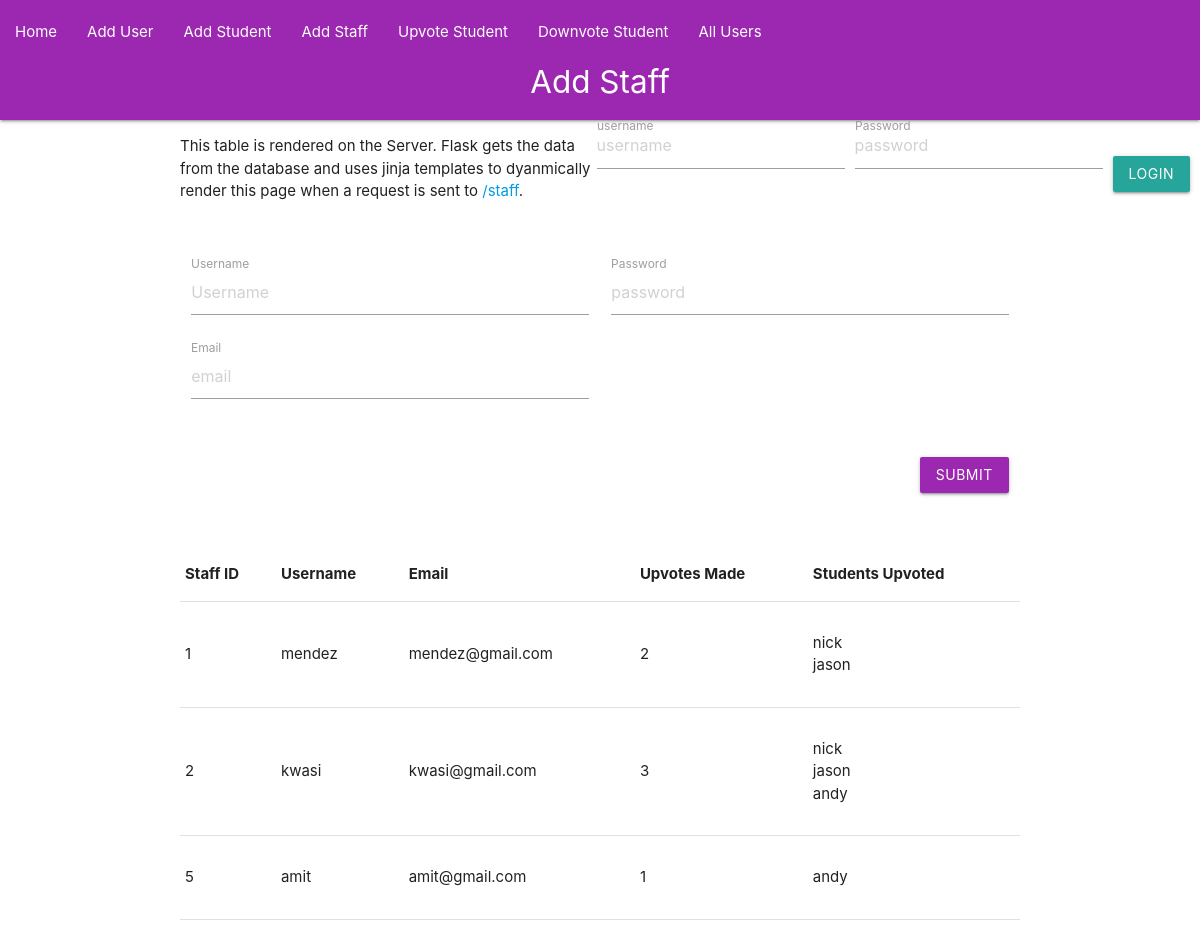
Page /staff on the earlier database version.
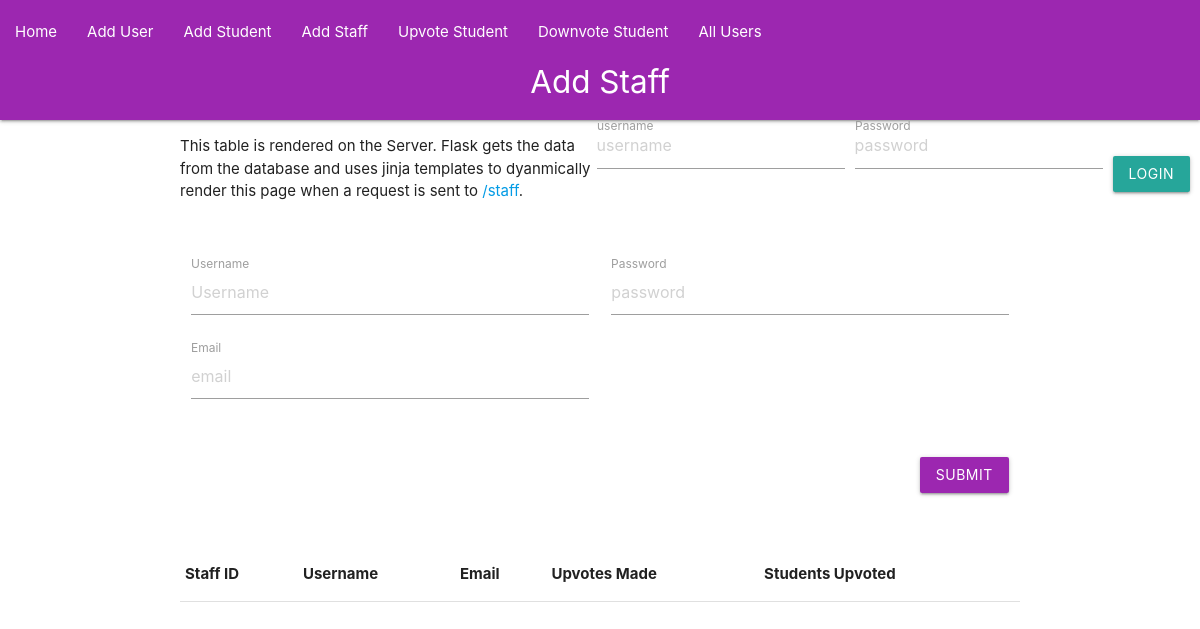
Same page on the later database version.
### App/models/staff.py (models this page shows, shortened)
class Staff(User):
    __tablename__ = "staff"
    id = db.Column(db.Integer, db.ForeignKey('user.id'), primary_key=True)
    username =  db.Column(db.String, nullable=False, unique=True)
    email = db.Column(db.String(120), nullable=False)
    upvotes_made = db.Column(db.Integer, default=0)
    upvote_list = db.relationship('Upvote', backref='staff', lazy=True)
    __mapper_args__ = {
        'polymorphic_identity': 'staff'
    }

### App/models/upvote.py (models this page shows, shortened)
class Upvote(db.Model):
    __tablename__ = "upvote"
    id = db.Column(db.Integer, primary_key=True)
    staffid = db.Column(db.Integer, db.ForeignKey('staff.id'), nullable=False)
    studentid = db.Column(db.Integer, db.ForeignKey('student.id'), nullable=False)
    staff_name = db.Column(db.String)
    student_name = db.Column(db.String)

### App/views/staff.py (the view)
@staff_views.route('/staff', methods=['GET'])
def get_staff_page():
    staff = get_all_staff()
    return render_template('staff.html', staff=staff)

### App/controllers/auth.py (called while the page is built)
def add_auth_context(app):
    @app.context_processor
    def inject_user():
        try:
            verify_jwt_in_request()
            username = get_jwt_identity()  # Now it correctly retrieves the username
            current_user = User.query.filter_by(username=username).one_or_none()
            is_authenticated = current_user is not None
        except Exception as e:
            print(e)
            is_authenticated = False
            current_user = None
        return dict(is_authenticated=is_authenticated, current_user=current_user)

### App/controllers/staff.py (called while the page is built)
def get_all_staff():
    return Staff.query.all()

### App/templates/staff.html (shortened to what this page needs)
{% extends "layout.html" %}
{% block page %}Add Staff{% endblock %}
{% block content %}
    <div class="row">
        <p>
            This table is rendered on the Server. Flask gets the data from the database and uses jinja templates to dyanmically render this page when a request is sent to <a href="/staff">/staff</a>.
        </p>
    </div>
    <div class="row">
      <form class="col s12" method="POST" action="/staff">
        <div class="row">
          <div class="input-field col s6">
            <input placeholder="Username" name="username" type="text" class="validate">
            <label for="username">Username</label>
          </div>
          <div class="input-field col s6">
            <input placeholder="password" name="password" type="password" class="validate">
            <label for="password">Password</label>
          </div>
          <div class="input-field col s6">
            <input placeholder="email" name="email" type="email" class="validate">
            <label for="email">Email</label>
          </div>
        </div>
        <div class="row">
          <div class="input-field col s12">
            <button class="btn waves-effect waves-light right purple" type="submit" name="action">Submit</button>
          </div>
        </div>
      </form>
    </div>
    <div class="row">
      <table>
        <thead>
          <tr>
            <th>Staff ID</th><th>Username</th><th>Email</th><th>Upvotes Made</th><th>Students Upvoted</th>
          </tr>
        </thead>
        <tbody>
          {% for member in staff %}
            <tr>
                <td>{{member.id}}</td>
                <td>{{member.username}}</td>
                <td>{{member.email}}</td>
                <td>{{member.upvotes_made}}</td>
                <td>
                  <ul>
                  {% for upvote in member.upvote_list %}
                    <li>{{upvote.student_name}}</li>
                  {% endfor%}
                  </ul>
                </td>
            </tr>
          {% endfor %}
      </table>
    </div>
{% endblock %}

### App/templates/layout.html (shortened to what this page needs)
<!doctype html>
<html>
  <head>
    <link rel="stylesheet" href="{{ url_for('static', filename='style.css') }}">
    <link rel="stylesheet" href="static/materialize.min.css">
  </head>
  <body>
    <nav class="purple" style="height: 120px;">
      <div class="nav-wrapper">
        <a href="#!" class="brand-logo center" style="padding-top: 50px;">{% block page %}{% endblock %}</a>
        <div class="nav-wrapper">
            <ul id="nav-mobile" class="left" style="padding-bottom: 50px;">
                <li><a href="/">Home</a></li>
                <li><a href="/users">Add User</a></li>
                <li><a href="/students">Add Student</a></li>
                <li><a href="/staff">Add Staff</a></li>
                <li><a href="/upvotes">Upvote Student</a></li>
                <li><a href="/downvotes">Downvote Student</a></li>
                <li><a href="/static/users">All Users</a></li>
            </ul>
            {% if is_authenticated %}
            <ul id="nav-mobile" class="right">
              <li><a href="/logout">Logout</a></li>
            </ul>
            {% else %}
            <form class="right navbar-form" method="POST" action="/login" style="display: flex; flex-wrap: nowrap; align-items: center; margin-right: 10px;">
                <div class="input-field" style="margin-right: 10px;">
                    <input placeholder="username" value="" name="username" type="text" class="validate" required>
                    <label for="username">username</label>
                </div>
                <div class="input-field" style="margin-right: 10px;">
                    <input placeholder="password"value="" name="password" type="password" class="validate" required>
                    <label for="password">Password</label>
                </div>
                <button type="submit" class="btn waves-effect waves-light">Login</button>
            </form>
            {% endif %}
        </div>
      </div>
    </nav>
    <div class="container" id="content">{% block content %}{% endblock %}</div>
  </body>
</html>

Differences in the rows shown:
removed Staff: id "1", username "mendez", email "mendez@gmail.com", upvotes_made "2"
removed Upvote: student_name "nick", shown under "1"
removed Upvote: student_name "jason", shown under "1"
removed Staff: id "2", username "kwasi", email "kwasi@gmail.com", upvotes_made "3"
removed Upvote: student_name "nick", shown under "2"
removed Upvote: student_name "jason", shown under "2"
removed Upvote: student_name "andy", shown under "2"
removed Staff: id "5", username "amit", email "amit@gmail.com", upvotes_made "1"
removed Upvote: student_name "andy", shown under "5"
